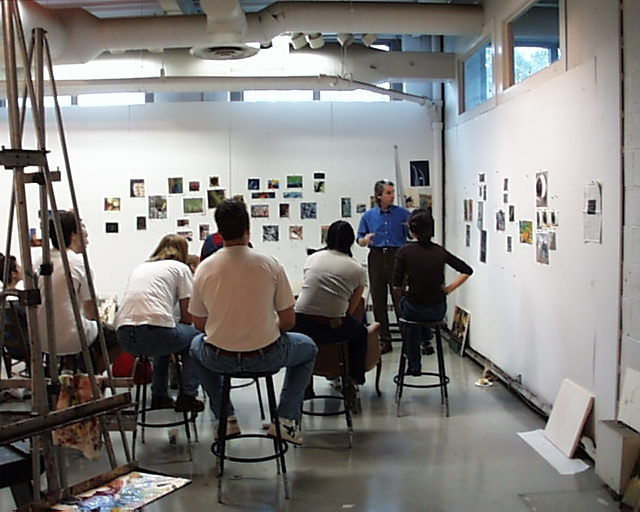
//> input picture images/pic.0001.jpg, 640 x 512 px
$ ./colorTextureMatch images/pic.0001.jpg images/pic.0002.jpg 3   (built with g++ and OpenCV 4)
//> lines starting //> are read from the running program, lines starting //| are printed output that depends on the picture
#include <opencv2/opencv.hpp>
#include <cstdio>
#include <cstdlib>
#include <cstring>
#include <vector>
#include <algorithm>

using namespace cv;
using namespace std;

/* -------------------- Parameters -------------------- */
const int H_BINS = 16;
const int S_BINS = 8;
const int TEX_BINS = 16;
const int COLOR_SIZE = H_BINS * S_BINS;

/* -------------------- Color Histogram -------------------- */
vector<double> colorHist(const Mat &img) {
    Mat hsv;
    cvtColor(img, hsv, COLOR_BGR2HSV);

    vector<double> hist(COLOR_SIZE, 0);

    for (int y = 0; y < hsv.rows; y++) {
        for (int x = 0; x < hsv.cols; x++) {
            Vec3b p = hsv.at<Vec3b>(y, x);
            int hBin = (p[0] * H_BINS) / 180;
            int sBin = (p[1] * S_BINS) / 256;

            if (hBin >= H_BINS) hBin = H_BINS - 1;
            if (sBin >= S_BINS) sBin = S_BINS - 1;

            hist[hBin * S_BINS + sBin]++;
        }
    }

    double total = img.rows * img.cols;
    for (double &v : hist)
        v /= total;

    return hist;
}

/* -------------------- Texture Histogram -------------------- */
vector<double> textureHist(const Mat &img) {
    Mat gray, gx, gy, mag;
    cvtColor(img, gray, COLOR_BGR2GRAY);

    Sobel(gray, gx, CV_32F, 1, 0, 3);
    Sobel(gray, gy, CV_32F, 0, 1, 3);
    magnitude(gx, gy, mag);

    double maxVal;
    minMaxLoc(mag, nullptr, &maxVal);

    vector<double> hist(TEX_BINS, 0);

    for (int y = 0; y < mag.rows; y++) {
        for (int x = 0; x < mag.cols; x++) {
            float v = mag.at<float>(y, x);
            int bin = (v / maxVal) * TEX_BINS;
            if (bin >= TEX_BINS) bin = TEX_BINS - 1;
            hist[bin]++;
        }
    }

    double total = mag.rows * mag.cols;
    for (double &v : hist)
        v /= total;

    return hist;
}

/* -------------------- Histogram Intersection -------------------- */
double histIntersection(const vector<double> &a, const vector<double> &b) {
    double sum = 0;
    for (int i = 0; i < a.size(); i++)
        sum += min(a[i], b[i]);
    return 1.0 - sum;
}

/* -------------------- Main -------------------- */
int main(int argc, char *argv[]) {
    if (argc < 4) {
        printf("usage: %s <target_image> <feature_csv> <N>\n", argv[0]);
        return -1;
    }

    Mat target = imread(argv[1]);
//> target is the input picture: 512 rows x 640 cols, CV_8UC3; mean B, G, R 127.9, 130.3, 132.7
    if (target.empty()) {
        printf("Cannot read target image\n");
        return -1;
    }

    vector<double> targetColor = colorHist(target);
//> in colorHist, `cvtColor(img, hsv, COLOR_BGR2HSV);`: hsv: 512 rows x 640 cols, CV_8UC3; mean H, S, V 53.2, 40.6, 137
//> after the loop in colorHist, `for (int y = 0; y < hsv.rows; y++)`: hist = 128 values, max 30498 at index 0, min 0 at index 54, mean 2560
//> the loop in colorHist, `for (double &v : hist)` made 128 passes
//> v on passes 1 to 12: 0.0931, 0.0289, 0.0321, 0.0286, 0.0113, 0.00468, 0.0019, 0.00775, 0.087, 0.0743, 0.0328, 0.0158
//> targetColor = 128 values, max 0.0931 at index 0, min 0 at index 54, mean 0.00781
    vector<double> targetTexture = textureHist(target);
//> in textureHist, `cvtColor(img, gray, COLOR_BGR2GRAY);`:
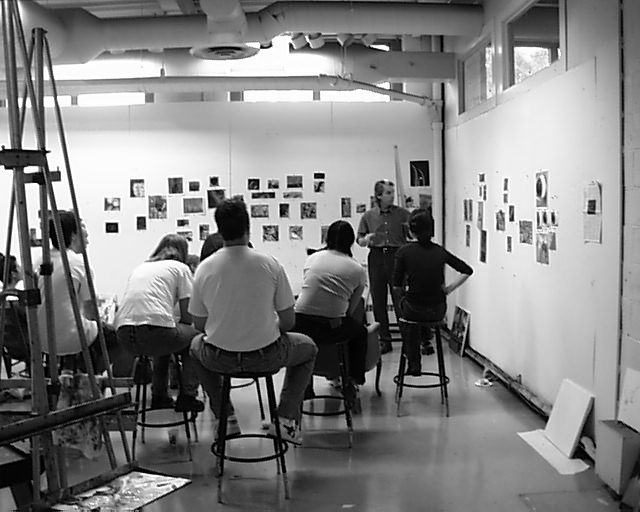
//> gray: 512 rows x 640 cols, CV_8UC1; min 0, max 255, mean 130.7
//> in textureHist, `Sobel(gray, gx, CV_32F, 1, 0, 3);`:
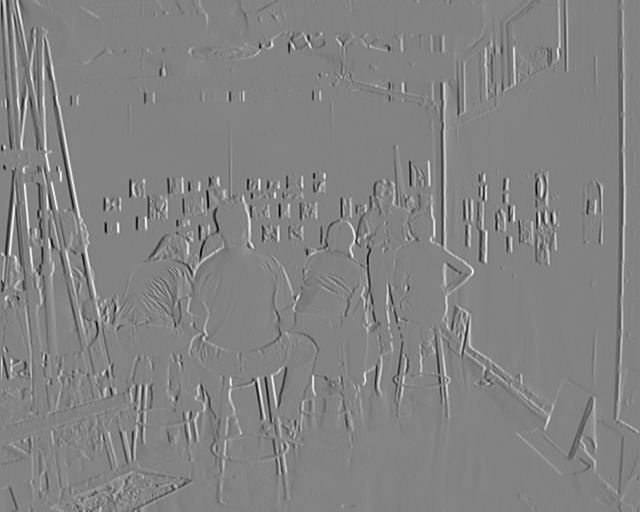
//> gx: 512 rows x 640 cols, CV_32FC1; min -1007, max 952, mean 0.1; drawn with min black and max white
//> in textureHist, `Sobel(gray, gy, CV_32F, 0, 1, 3);`:
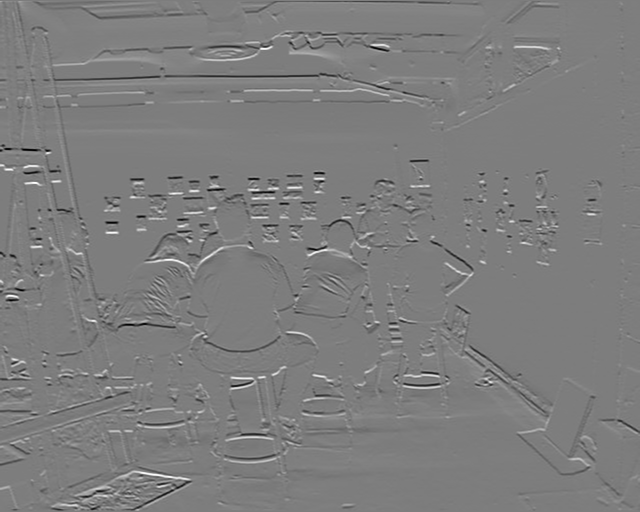
//> gy: 512 rows x 640 cols, CV_32FC1; min -987, max 1015, mean 0.1; drawn with min black and max white
//> in textureHist, `magnitude(gx, gy, mag);`:
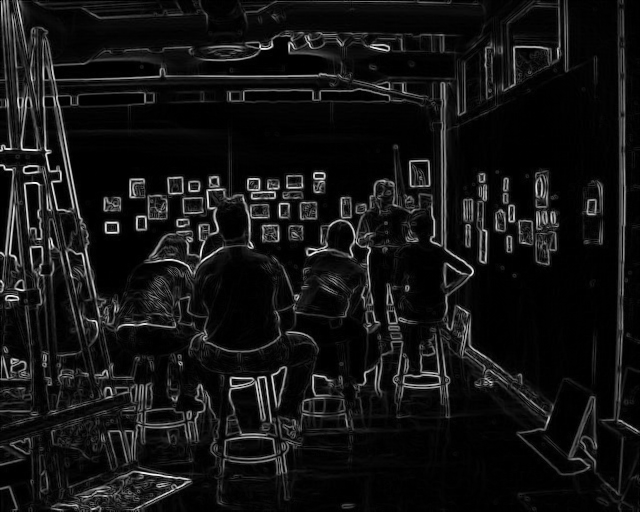
//> mag: 512 rows x 640 cols, CV_32FC1; min 0, max 1032.7, mean 81; drawn with min black and max white
//> in textureHist, `minMaxLoc(mag, nullptr, &maxVal);`: maxVal = 1032.7
//> after the loop in textureHist, `for (int y = 0; y < mag.rows; y++)`: hist = [230955, 37270, 17660, 11362, 8064, 6217, 4465, 3532, 2591, 1868, 1395, 935, 690, 439, 183, 54]
//> the loop in textureHist, `for (double &v : hist)` made 16 passes
//> v on passes 1 to 12: 0.705, 0.114, 0.0539, 0.0347, 0.0246, 0.019, 0.0136, 0.0108, 0.00791, 0.0057, 0.00426, 0.00285
//> targetTexture = [0.705, 0.114, 0.0539, 0.0347, 0.0246, 0.019, 0.0136, 0.0108, 0.00791, 0.0057, 0.00426, 0.00285, 0.00211, 0.00134, 0.000558, 0.000165]

    FILE *fp = fopen(argv[2], "r");
    if (!fp) {
        printf("Cannot open feature file\n");
        return -1;
    }

    struct Match {
        string name;
        double dist;
    };

    vector<Match> matches;
    char line[8192];

    while (fgets(line, sizeof(line), fp)) {
        char *tok = strtok(line, ",");
        string filename = tok;

        vector<double> colorHistDB;
//> (the run ends here: the program crashes, at `vector<double> textureHistDB;`)

$ run again, on images/pic.0067.jpg
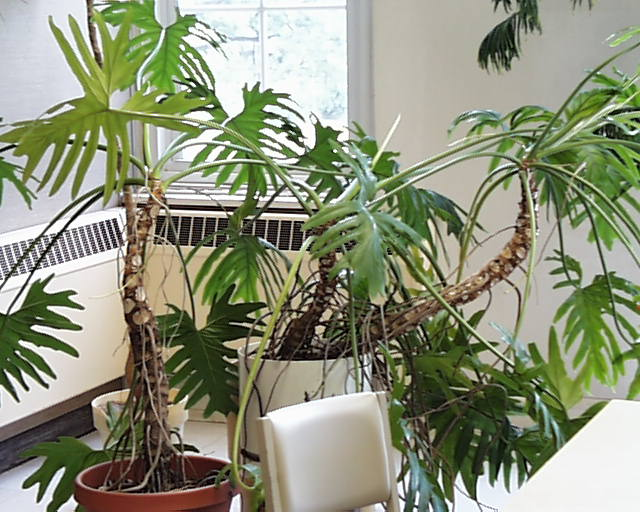
//> input picture images/pic.0067.jpg, 640 x 512 px
//> target is the input picture: 512 rows x 640 cols, CV_8UC3; mean B, G, R 122.9, 146.6, 142.1
//> hsv: 512 rows x 640 cols, CV_8UC3; mean H, S, V 44.4, 69.6, 151
//> after the loop in colorHist, `for (int y = 0; y < hsv.rows; y++)`: hist = 128 values, max 28752 at index 8, min 0 at index 61, mean 2560
//> the loop in colorHist, `for (double &v : hist)` made 128 passes
//> v on passes 1 to 8: 0.033, 0.00791, 0.00784, 0.00713, 0.00631, 0.0106, 0.00147, 0.0039
//> targetColor = 128 values, max 0.0877 at index 8, min 0 at index 61, mean 0.00781
//> in textureHist, `Sobel(gray, gy, CV_32F, 0, 1, 3);`:
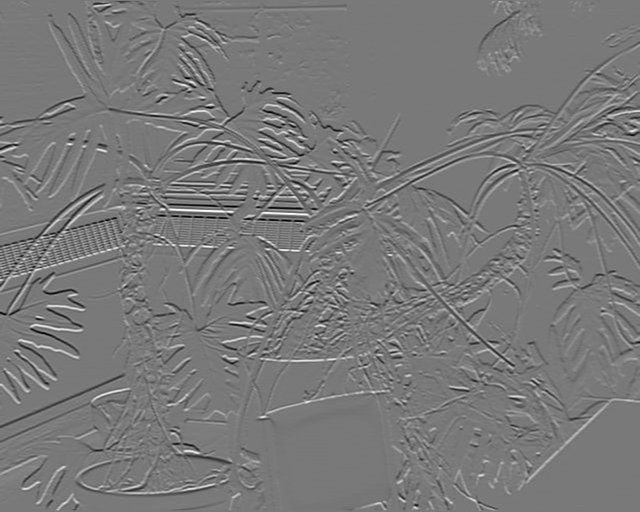
//> gy: 512 rows x 640 cols, CV_32FC1; min -916, max 1007, mean -0.5; drawn with min black and max white
//> in textureHist, `magnitude(gx, gy, mag);`:
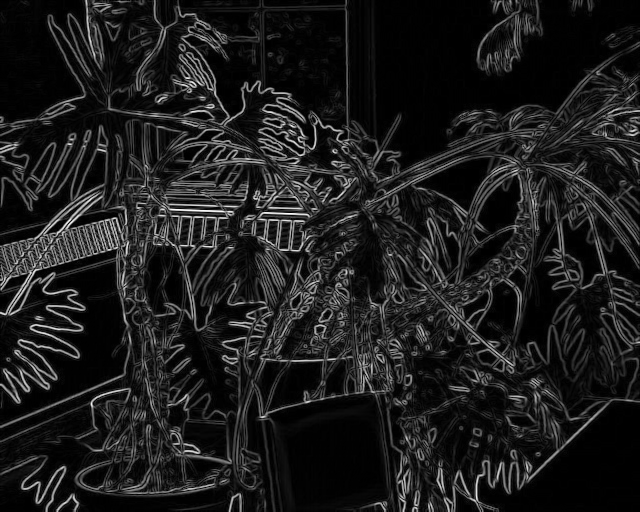
//> mag: 512 rows x 640 cols, CV_32FC1; min 0, max 1007.8, mean 116.1; drawn with min black and max white
//> maxVal = 1007.8
//> after the loop in textureHist, `for (int y = 0; y < mag.rows; y++)`: hist = [179220, 48065, 28566, 20437, 14910, 11110, 8295, 5890, 4224, 2866, 1966, 1076, 599, 281, 114, 61]
//> the loop in textureHist, `for (double &v : hist)` made 16 passes
//> v on passes 1 to 8: 0.547, 0.147, 0.0872, 0.0624, 0.0455, 0.0339, 0.0253, 0.018
//> targetTexture = [0.547, 0.147, 0.0872, 0.0624, 0.0455, 0.0339, 0.0253, 0.018, 0.0129, 0.00875, 0.006, 0.00328, 0.00183, 0.000858, 0.000348, 0.000186]

$ run again, on images/pic.0069.jpg
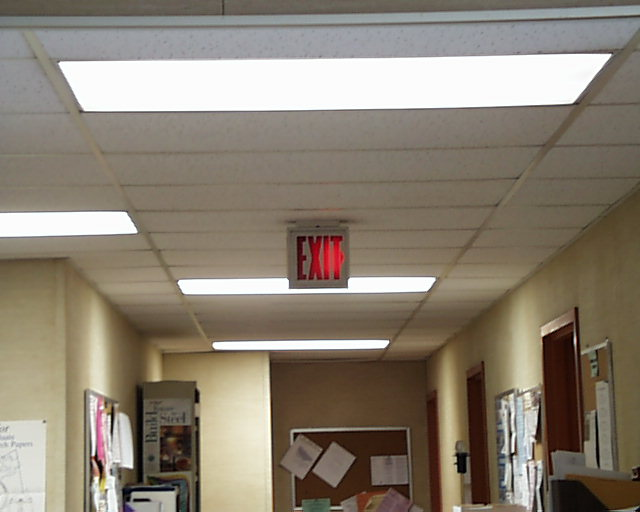
//> input picture images/pic.0069.jpg, 640 x 512 px
//> target is the input picture: 512 rows x 640 cols, CV_8UC3; mean B, G, R 114.7, 129.1, 139
//> hsv: 512 rows x 640 cols, CV_8UC3; mean H, S, V 29.2, 60.5, 139.8
//> after the loop in colorHist, `for (int y = 0; y < hsv.rows; y++)`: hist = 128 values, max 84230 at index 9, min 0 at index 37, mean 2560
//> the loop in colorHist, `for (double &v : hist)` made 128 passes
//> v on passes 1 to 8: 0.0845, 0.00899, 0.00479, 0.00515, 0.0048, 0.0128, 0.0153, 0.00407
//> targetColor = 128 values, max 0.257 at index 9, min 0 at index 37, mean 0.00781
//> in textureHist, `Sobel(gray, gy, CV_32F, 0, 1, 3);`:
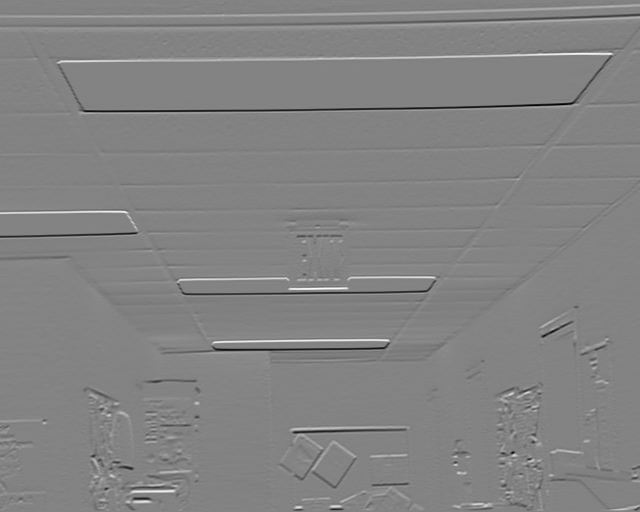
//> gy: 512 rows x 640 cols, CV_32FC1; min -795, max 751, mean 0.4; drawn with min black and max white
//> in textureHist, `magnitude(gx, gy, mag);`:
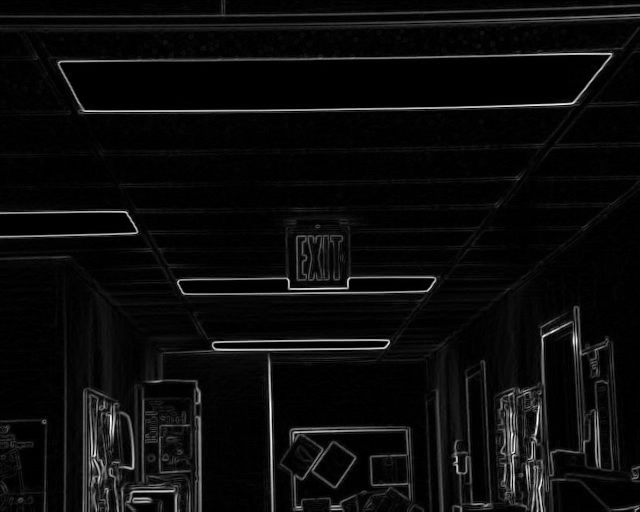
//> mag: 512 rows x 640 cols, CV_32FC1; min 0, max 844.6, mean 39.3; drawn with min black and max white
//> maxVal = 844.6
//> after the loop in textureHist, `for (int y = 0; y < mag.rows; y++)`: hist = [275098, 22386, 9588, 5975, 4023, 2865, 1860, 1392, 1063, 976, 901, 780, 513, 146, 72, 42]
//> the loop in textureHist, `for (double &v : hist)` made 16 passes
//> v on passes 1 to 8: 0.84, 0.0683, 0.0293, 0.0182, 0.0123, 0.00874, 0.00568, 0.00425
//> targetTexture = [0.84, 0.0683, 0.0293, 0.0182, 0.0123, 0.00874, 0.00568, 0.00425, 0.00324, 0.00298, 0.00275, 0.00238, 0.00157, 0.000446, 0.00022, 0.000128]
